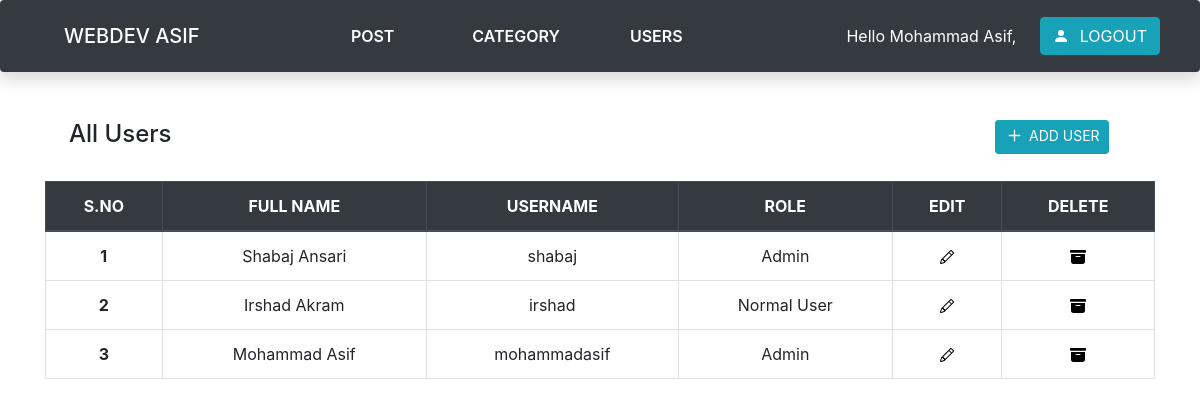
Screenshot of /admin/users.php (signed in) with the database file from the repository.
### tables this page shows
CREATE TABLE `user` (
  `user_id` int(255) NOT NULL,
  `user_fullname` varchar(255) NOT NULL,
  `user_name` varchar(255) NOT NULL,
  `user_password` varchar(255) NOT NULL,
  `user_role` varchar(255) NOT NULL,
  `user_datettime` datetime NOT NULL DEFAULT current_timestamp()
);

### admin/users.php (the view, shortened to what this page needs)
<?php
include_once 'header.php';
?>
<div class="container my-3">
    <div class="row">
        <div class="col-10">
            <h4 class="ml-4">All Users</h4>
        </div>
        <div class="col-2">
            <a href="add-user.php" class="btn btn-info btn-sm " role="button" aria-pressed="true">ADD USER</a>
        </div>
    </div>
    <?php
       require 'db_connect.php';
       $sql = "SELECT * FROM `user` ORDER BY user_id DESC";
       $result = mysqli_query($conn,$sql);
       $num = mysqli_num_rows($result);
       if($num > 0){
    ?>
    <table class="table  table-hover  table-bordered my-4">
        <thead class="thead-dark text-center">
            <tr>
                <th scope="col">S.NO</th>
                <th scope="col">FULL NAME</th>
                <th scope="col">USERNAME</th>
                <th scope="col">ROLE</th>
                <th scope="col">EDIT</th>
                <th scope="col">DELETE</th>
            </tr>
        </thead>
        <tbody>
            <?php
            $sno = 0;
                  while($row = mysqli_fetch_assoc($result)){
                      $sno = $sno+1
            ?>
            <tr>
                <th class="text-center"><?php echo $sno; ?></th>
                <td class="text-center"><?php echo $row['user_fullname']; ?></td>
                <td class="text-center"><?php echo $row['user_name']; ?></td>
                <td class="text-center"><?php echo $row['user_role']; ?></td>
                <td class="text-center">
                    <a href="edit-user.php?id=<?php echo $row['user_id']; ?> ">
                    </a>
                </td>
                <td class="text-center"><a href="delete-user.php?id=<?php echo $row['user_id']; ?> "></a></td>
            </tr>
            <?php
                 }
               }else{
                echo "no data found";
             }
            ?>
        </tbody>
    </table>
</div>

### admin/users.php (style rules this page uses)
.svgAction { color: black; }
#addSvg { margin-right: 4px; margin-bottom: 3px; }

### rows the page displays
user: user_fullname "Shabaj Ansari", user_name "shabaj", user_role "Admin"
user: user_fullname "Irshad Akram", user_name "irshad", user_role "Normal User"
user: user_fullname "Mohammad Asif", user_name "mohammadasif", user_role "Admin"

### other values shown
$_SESSION["user_fullname"] "Mohammad Asif"
